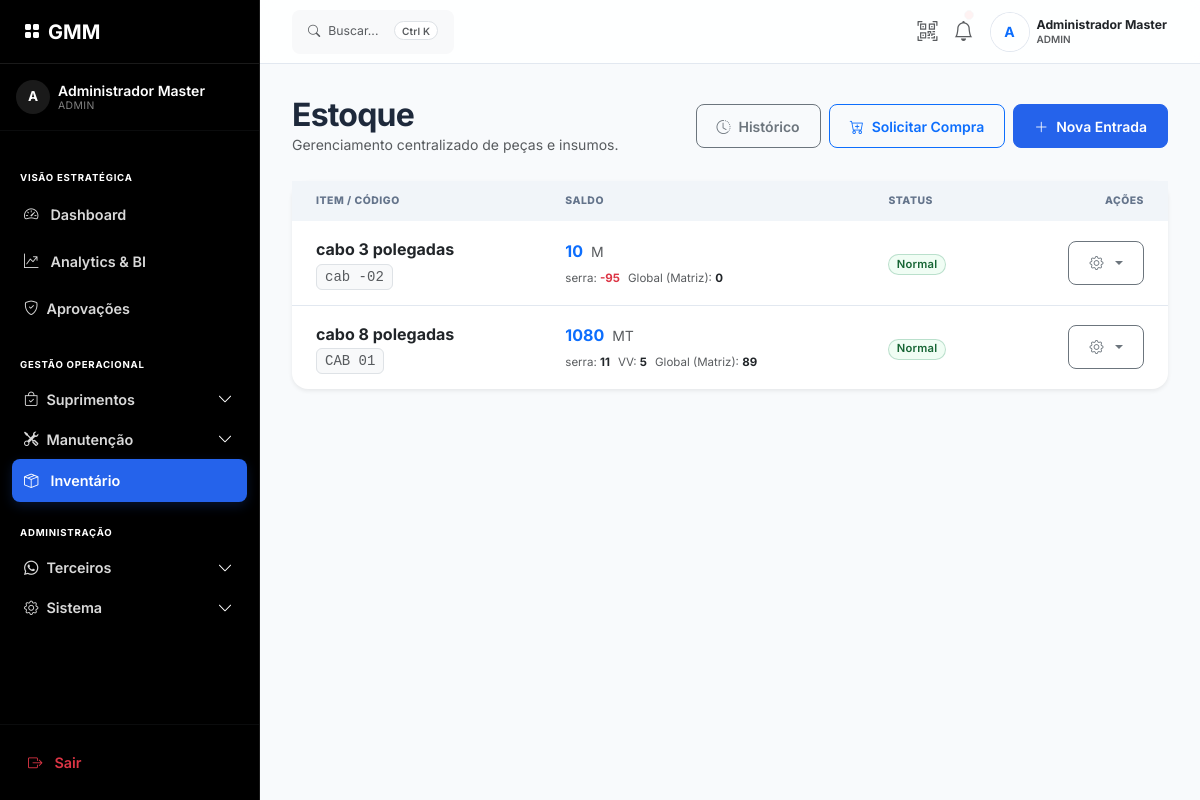
Page /os/estoque/painel (signed in) on the earlier database version.
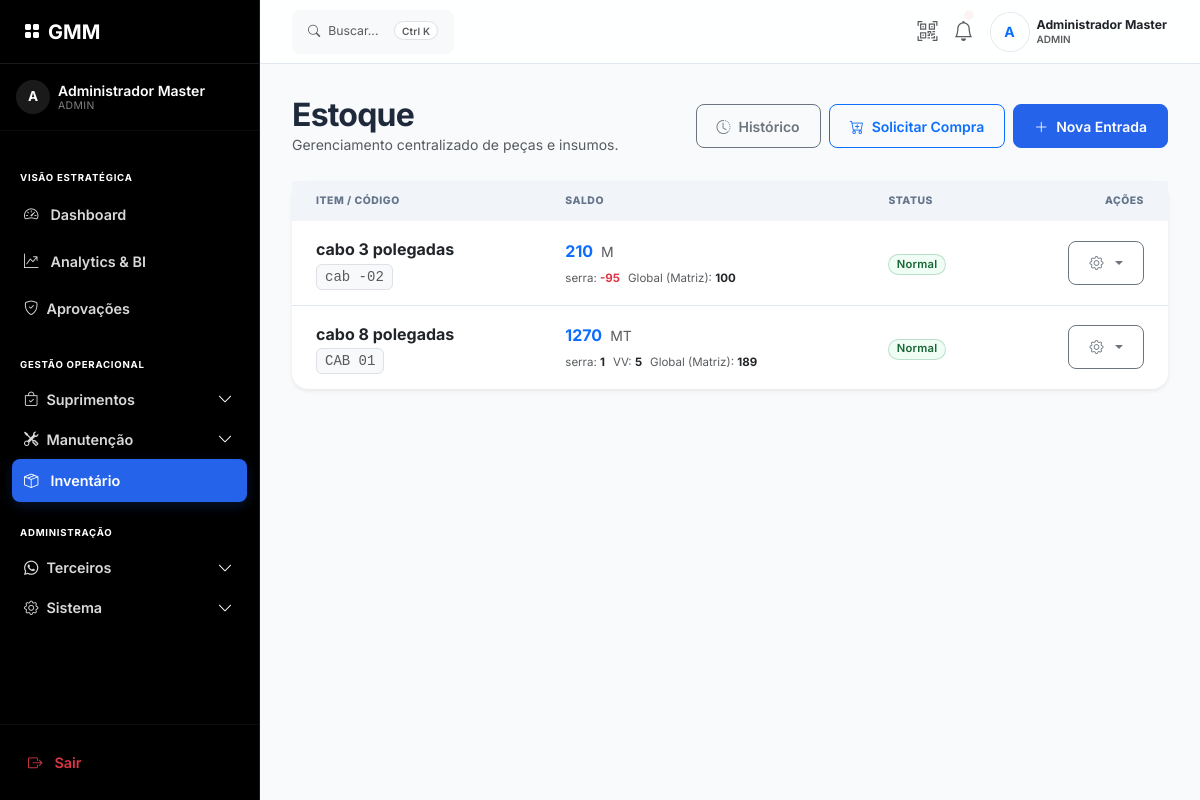
Same page on the later database version.
### app/models/estoque_models.py (models this page shows)
class Estoque(db.Model):
    __tablename__ = 'estoque'
    id = db.Column(db.Integer, primary_key=True)
    codigo = db.Column(db.String(20), unique=True, nullable=False)
    nome = db.Column(db.String(150), nullable=False)
    categoria_id = db.Column(db.Integer, db.ForeignKey('categorias_estoque.id'))
    unidade_medida = db.Column(db.String(5), nullable=False)
    quantidade_atual = db.Column(db.Numeric(10, 3), nullable=False, default=0)
    quantidade_minima = db.Column(db.Numeric(10, 3), nullable=False, default=5)
    valor_unitario = db.Column(db.Numeric(10, 2), nullable=True)
    localizacao = db.Column(db.String(100), nullable=True)
    unidade_id = db.Column(db.Integer, db.ForeignKey('unidades.id'), nullable=True)
    updated_at = db.Column(db.DateTime, default=datetime.utcnow, onupdate=datetime.utcnow)
    categoria = db.relationship('CategoriaEstoque', backref='itens')
    unidade = db.relationship('Unidade', backref='estoque_itens')

class EstoqueSaldo(db.Model):
    __tablename__ = 'estoque_saldo'
    id = db.Column(db.Integer, primary_key=True)
    estoque_id = db.Column(db.Integer, db.ForeignKey('estoque.id'), nullable=False)
    unidade_id = db.Column(db.Integer, db.ForeignKey('unidades.id'), nullable=False)
    quantidade = db.Column(db.Numeric(10, 3), nullable=False, default=0)
    localizacao = db.Column(db.String(100), nullable=True) # Prateleira X, Gaveta Y
    peca = db.relationship('Estoque', backref='saldos')
    unidade = db.relationship('Unidade', backref='estoque_saldos')
    __table_args__ = (
        db.UniqueConstraint('estoque_id', 'unidade_id', name='uq_estoque_unidade'),
    )

### app/models/models.py (models this page shows)
class Unidade(db.Model):
    __tablename__ = 'unidades'
    id = db.Column(db.Integer, primary_key=True)
    nome = db.Column(db.String(100), unique=True, nullable=False)
    endereco = db.Column(db.String(255), nullable=True)
    razao_social = db.Column(db.String(150), nullable=True)
    cnpj = db.Column(db.String(20), nullable=True)
    telefone = db.Column(db.String(20), nullable=True)
    faixa_ip_permitida = db.Column(db.String(255), nullable=False)
    ssid_wifi = db.Column(db.String(50), nullable=True) # [Novo PRD 3.1.1]
    ativa = db.Column(db.Boolean, default=True)
    created_at = db.Column(db.DateTime, default=datetime.utcnow)
    registros = db.relationship('RegistroPonto', backref='unidade', lazy=True)

### app/routes/os.py (the view)
@bp.route('/estoque/painel')
@login_required
def painel_estoque():
    from decimal import Decimal
    itens = Estoque.query.order_by(Estoque.nome).all()
    needs_commit = False
    for item in itens:
        saldo_real = sum((s.quantidade or Decimal(0)) for s in item.saldos)
        if abs(float(saldo_real) - float(item.quantidade_atual or 0)) > 0.001:
            item.quantidade_atual = saldo_real
            needs_commit = True
    if needs_commit:
        try:
            db.session.commit()
        except Exception:
            db.session.rollback()
    unidades = Unidade.query.order_by(Unidade.nome).all()
    return render_template('estoque.html', estoque=itens, unidades=unidades)

### app/templates/estoque.html (shortened to what the changed rows need)
{% extends "base.html" %}
{% block content %}
<div class="mb-4 d-flex flex-column flex-md-row justify-content-between align-items-md-center gap-3">
    <div>
        <h2 class="mb-0 fw-bold">Estoque</h2>
    </div>
</div>
<div class="card border-0 shadow-sm">
    <div class="card-body p-0">
        <div class="table-responsive">
            <table class="table table-hover mb-0 align-middle">
                <thead class="bg-light">
                    <tr>
                        <th class="ps-4">Item / Código</th>
                        <th>Saldo</th>
                        <th>Status</th>
                        <th class="text-end pe-4">Ações</th>
                    </tr>
                </thead>
                <tbody>
                    {% for item in estoque %}
                    <tr class="{% if item.quantidade_atual <= item.quantidade_minima %}table-warning bg-opacity-10{% endif %}">
                        <td class="ps-4">
                            <div class="fw-bold text-dark">{{ item.nome }}</div>
                            <small class="text-muted font-monospace bg-light px-2 py-1 rounded border">{{ item.codigo }}</small>
                        </td>
                        <td>
                            <div class="d-flex align-items-center gap-2">
                                <span class="fw-bold fs-6 {{ 'text-danger' if item.quantidade_atual <= 0 else 'text-primary' }}">
                                    {{ "{:g}".format(item.quantidade_atual|float) }}
                                </span>
                                <span class="text-muted small">{{ item.unidade_medida }}</span>
                            </div>
                            {% if item.saldos %}
                            <div class="mt-1">
                                <ul class="list-unstyled mb-0 d-flex flex-wrap gap-2" style="font-size: 0.72rem;">
                                    {% for s in item.saldos %}
                                    <li class="text-nowrap">
                                        <span class="text-muted">{{ s.unidade.nome }}:</span>
                                        <span class="fw-bold {{ 'text-danger' if s.quantidade < 0 else 'text-dark' }}">
                                            {{ "{:g}".format(s.quantidade|float) }}
                                        </span>
                                    </li>
                                    {% endfor %}
                                </ul>
                            </div>
                            {% endif %}
                        </td>
                        <td>
                            {% if item.quantidade_atual <= item.quantidade_minima %}
                            <span class="badge bg-danger text-white">BAIXO</span>
                            {% else %}
                            <span class="badge bg-success bg-opacity-10 text-success border border-success border-opacity-25">Normal</span>
                            {% endif %}
                        </td>
                        <td class="text-end pe-4">
                            {% if current_user.tipo in ['admin', 'gerente', 'comprador'] %}
                            <div class="dropdown d-inline-block">
                                <button class="btn btn-sm btn-outline-secondary dropdown-toggle" type="button" data-bs-toggle="dropdown">
                                    <i class="bi bi-gear"></i>
                                </button>
                            </div>
                            {% endif %}
                        </td>
                    </tr>
                    {% endfor %}
                </tbody>
            </table>
        </div>
    </div>
</div>
{% endblock %}

Differences in the rows shown:
changed Estoque "cabo 3 polegadas": quantidade_atual "10" → "210"
changed EstoqueSaldo (number 2 of 5 on the later page): quantidade "0" → "100"
changed Estoque "cabo 8 polegadas": quantidade_atual "1080" → "1270"
changed EstoqueSaldo (number 3 of 5 on the later page): quantidade "11" → "1"
changed EstoqueSaldo (number 5 of 5 on the later page): quantidade "89" → "189"
